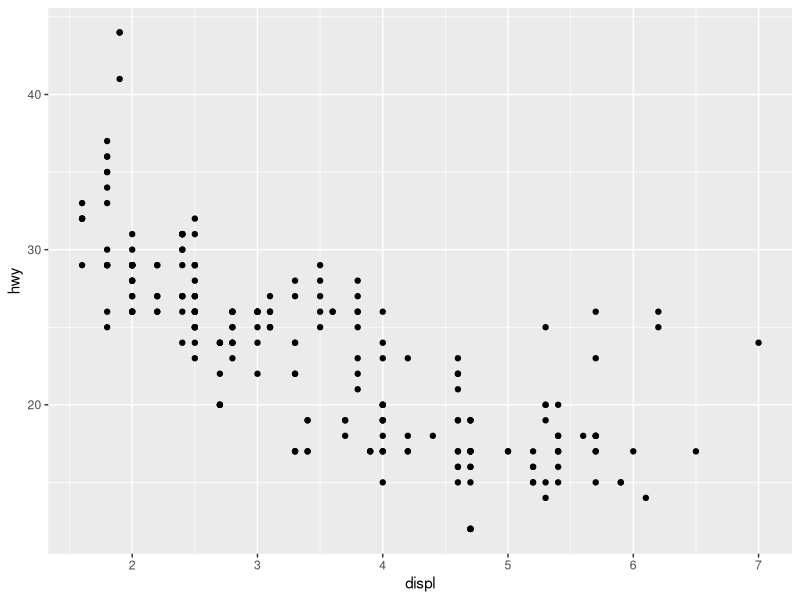
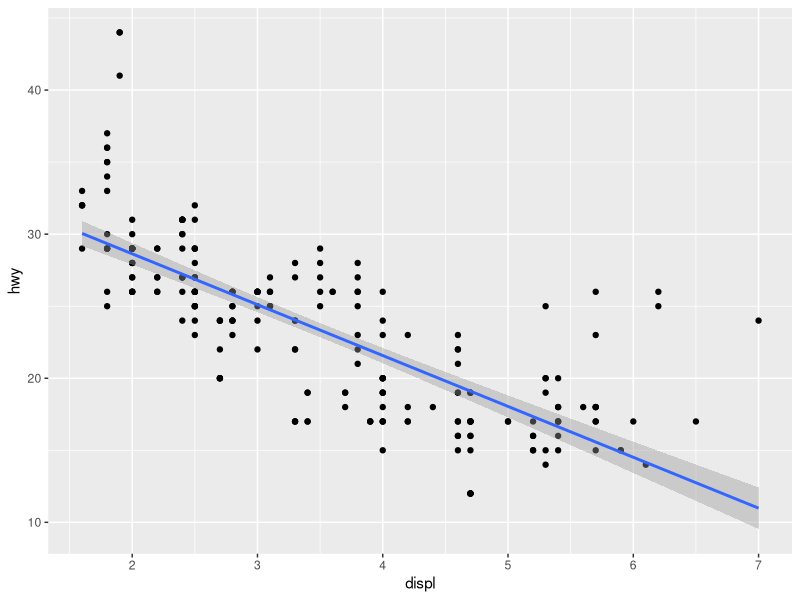
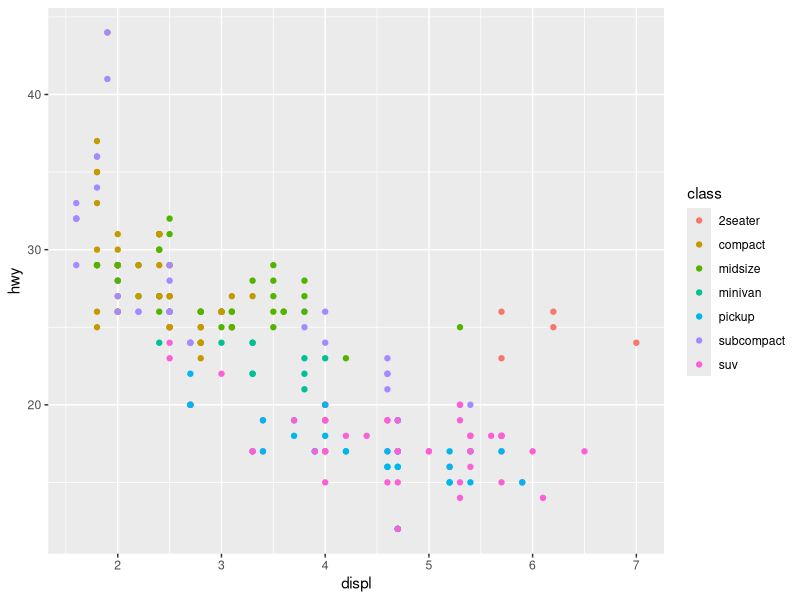
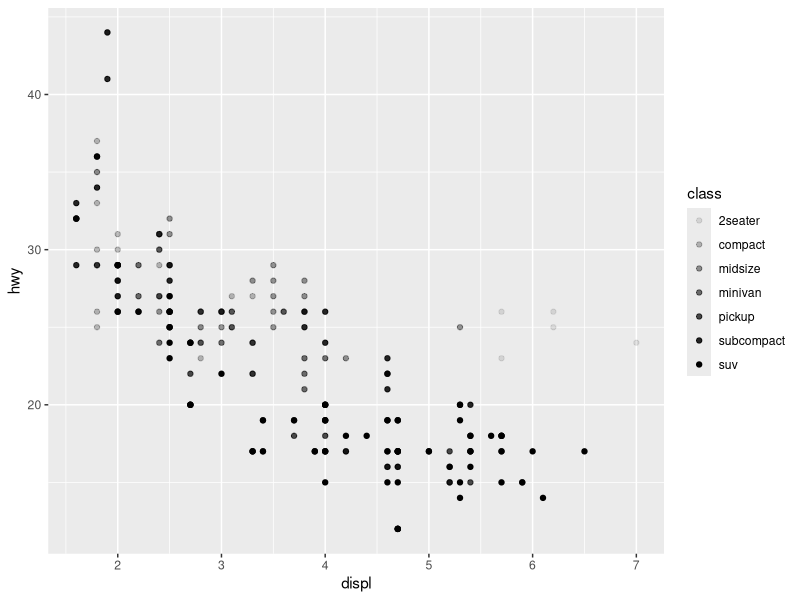
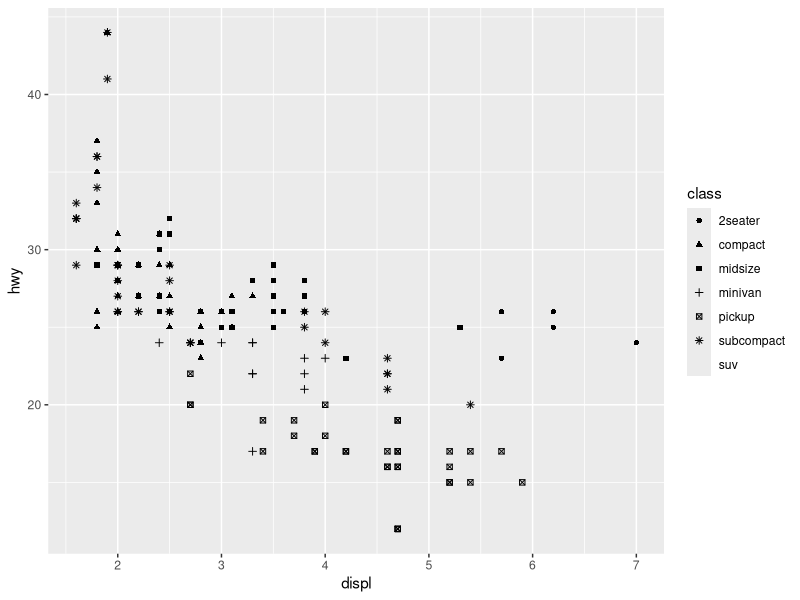
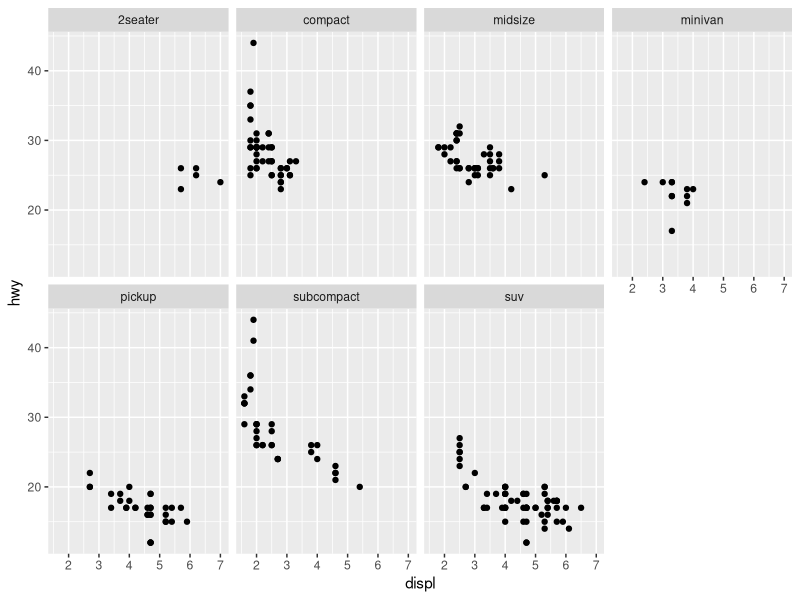
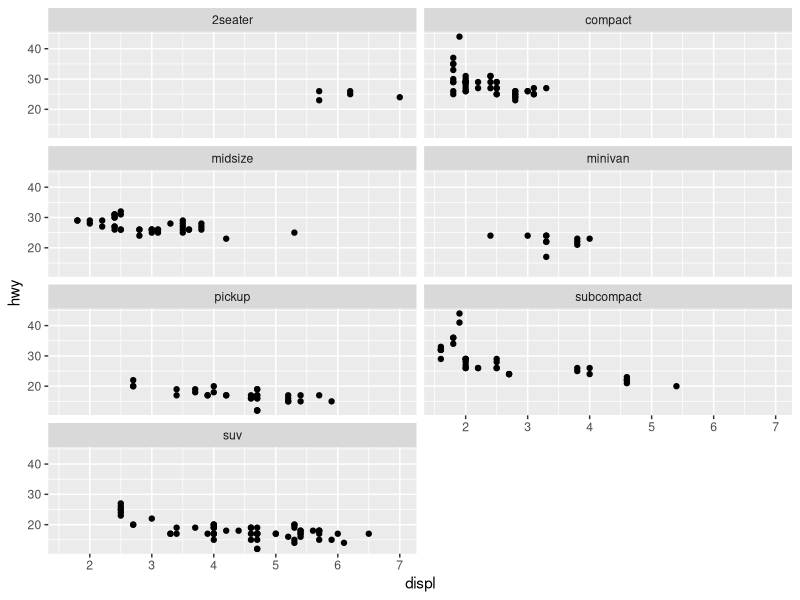
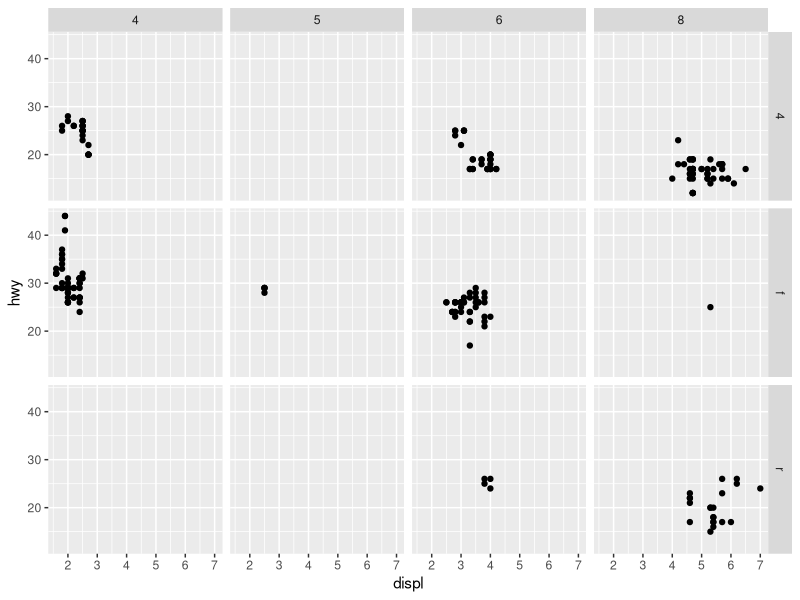

These figures' R source, in order:
# aula da prof Andreza palma
# explorando dados de um conjunto de dados mpg do R

# Carregar pacotes (instale se necessário)
if (!require(ggplot2)) install.packages("ggplot2")
library(ggplot2)

data(mpg)
head(mpg)
tail(mpg)
summary(mpg)

# fazendo um grafico de dispersao entre variaveis disponiveis
# displ (tamanho do motor de um carro em litros)
# hwy (eficiencia do combustivel de um carro na estrada em milhas por galao)
ggplot(data = mpg) +
  geom_point(mapping = aes(x = displ, y = hwy))    # [Corrigido: usar y = hwy em vez de y - hwy]

# o grafico mostra uma possivel relacao negativa entre as var analisados
# temos um conjunto de pontos discrepantes, fazemos uma reta para verificar 
# aes() esta sendo usado diretamente na funcao ggplot(), é aplicado a todos os objetos geometricos
ggplot(data = mpg, mapping = aes(x = displ, y = hwy)) +   # [Corrigido: mapping correto]
  geom_point() +
  geom_smooth(method = "lm")

# diferenciando os pontos da variavel class por cores de acordo com a variavel 
ggplot(data = mpg) +
  geom_point(mapping = aes(x = displ, y = hwy, color = class))

# comando alpha = class para diferenciar as classes usando a transparencia dos pontos 
ggplot(data = mpg) +
  geom_point(mapping = aes(x = displ, y = hwy, alpha = class))

# ou diferenciando pelo formato dos pontos, com shape=class
ggplot(data = mpg) +
  geom_point(mapping = aes(x = displ, y = hwy, shape = class))

# é possivel dividir os graficos em FACETAS ou SUBPLOTS 
# facet_wrap cria subplots a partir de uma unica variavel, que deve ser discreta

ggplot(data = mpg) +
  geom_point(mapping = aes(x = displ, y = hwy)) +
  facet_wrap(~ class, nrow = 2)    # nrow divide os subplots em duas linhas

ggplot(data = mpg) +
  geom_point(mapping = aes(x = displ, y = hwy)) +
  facet_wrap(~ class, ncol = 2)    # ncol = 2 divide em duas colunas

# CRIANDO FACETAS A PARTIR DE DUAS VARIAVEIS 
# facet_grid()
ggplot(data = mpg) +                 # [Corrigido: data em vez de 'fata']
  geom_point(mapping = aes(x = displ, y = hwy)) +
  facet_grid(drv ~ cyl)

# TEMAS
# theme() PERMITE MODIFICAR A APARENCIA DE UM GRAFICO 
ggplot(data = mpg) +
  geom_point(mapping = aes(x = displ, y = hwy)) +
  facet_grid(drv ~ cyl) +
  theme_light()

# MULTIPLOS GRAFICOS POR PAGINAS 
# gerar graficos independentes separados em subplots. 
# grid.arrange()
# eh necessario instalar e carregar o pacote gridExtra
if (!require(gridExtra)) install.packages("gridExtra")
library(gridExtra)

p1 <- ggplot(data = mpg, aes(x = displ)) +
  geom_bar(fill = "blue")

# Boxplot de displ: usar aes(y = displ) para boxplot vertical
p2 <- ggplot(data = mpg, aes(y = displ)) +  # [Corrigido: adicionar y]
  geom_boxplot()

p3 <- ggplot(data = mpg, aes(x = displ, y = hwy)) +
  geom_point(color = "red")

grid.arrange(p1, p2, p3, ncol = 2)
